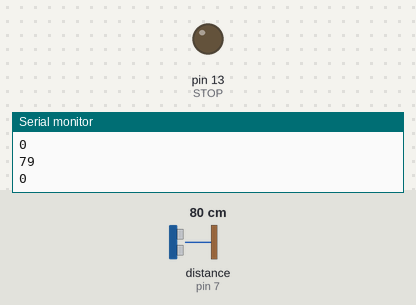
The sketch below on a simulated Arduino Uno, built with avr-gcc and run on an emulated ATmega328P. Shown: output pins drawn as LEDs (lit = HIGH), the last lines printed to the serial monitor. Wiring (inferred from the names in the program): ultrasonic range finder: trigger pin 8; echo pin 7. Dashed ring = blinking. Inputs (shaded band) come from the test bench; at power-on: distance to the obstacle (sensor on pin 7) 80 cm. The echo pulse lasts 58.3 µs per cm; pins used as bus, display or sensor lines are not drawn.

Above: at 1.2 s.
1.3 s: distance to the obstacle (sensor on pin 7) set to 33 cm
3.0 s: distance to the obstacle (sensor on pin 7) set to 27 cm
At 4.0 s:
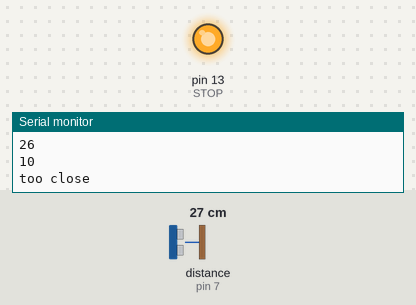
6.0 s: distance to the obstacle (sensor on pin 7) set to 35 cm
At 6.7 s:
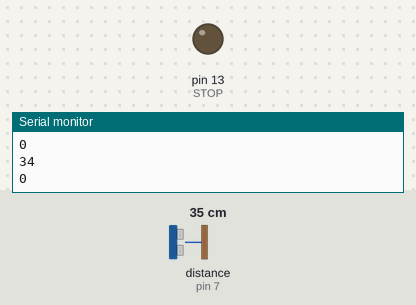
7.5 s: distance to the obstacle (sensor on pin 7) set to 2 cm
At 8.7 s:
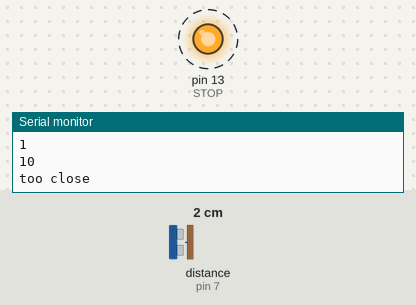
Timing chart, 0 to 11.5 s (numbered marks = the images above; inputs shaded):
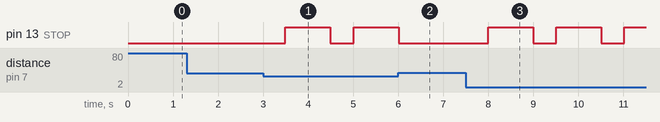

Measured:
- the behaviour switches between 31 and 30 cm on distance to the obstacle (sensor on pin 7) (found by bisection; images 0 and 1)
- after the input at 3.0 s, pin 13 (STOP): LOW → HIGH after 0.49 s, → LOW 1.0 s later, → HIGH 0.52 s later
- after the input at 6.0 s, pin 13 (STOP): goes on until 6.0 s, then stays LOW
- after the input at 7.5 s, pin 13 (STOP): alternates HIGH for 1.0 s and LOW for 0.51 s, starting after 0.50 s

The sketch:

Arduino_Micro_Superway_Arduino_Code_2016_Summer.ino
```cpp
// Guys, you guys can see how to process this code using serial monitor

#define echoPin 7 // Echo Pin
#define trigPin 8 // Trigger Pin
#define STOP 13 // emergency stop

int maximumRange = 200; // Maximum range needed
int minimumRange = 0; // Minimum range needed
long duration, distance; // Duration used to calculate distance
int stop_counter = 0;
int restar_counter = 0;
void setup() {
 Serial.begin (57600);
 pinMode(trigPin, OUTPUT);
 pinMode(echoPin, INPUT);
 pinMode(STOP, OUTPUT);

}

void loop() {
/* The following trigPin/echoPin cycle is used to determine the
 distance of the nearest object by bouncing soundwaves off of it. */
 digitalWrite(trigPin, LOW);
 delayMicroseconds(2);

 digitalWrite(trigPin, HIGH);
 delayMicroseconds(10);

 digitalWrite(trigPin, LOW);
 duration = pulseIn(echoPin, HIGH);

 //Calculate the distance (in cm) based on the speed of sound.
 distance = duration/58.2;

 if (distance >= maximumRange || distance <= minimumRange){
 /* Send a negative number to computer and Turn LED ON
 to indicate "out of range" */
 Serial.println("-1");

 }
 else {
 /* Send the distance to the computer using Serial protocol, and
 turn LED OFF to indicate successful reading. */
 Serial.println(distance);

 }
 if (distance < 30) {
  stop_counter++;
 }
 else{
  stop_counter = 0;

}
   Serial.println(stop_counter);
   if ( stop_counter == 10)
   {
    restar_counter = 0;
     digitalWrite(STOP, HIGH);
    Serial.println("too close");
    stop_counter = 0;
    delay(1000);
    digitalWrite(STOP, LOW);
    }


 //Delay 50ms before next reading.
 delay(50);
}
```
